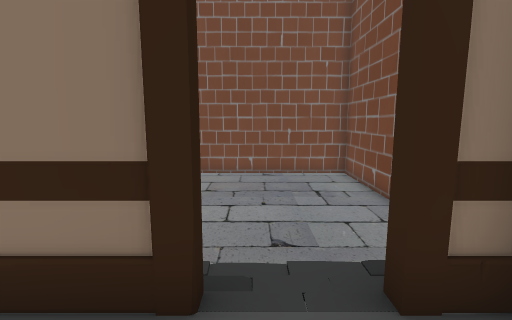
view 1 (above)

23 first-person views from a walk through a scene from a Unity 3-D project. The camera is 1.5 m above the floor, tilts 8° down and sees 85° across. The floor is counted in squares, 1 m on a side. Each view is taken from the middle of a square. On the plan, view 1 faces up. The plan holds only what a view shows up to about 14 squares ahead; the rest is blank. The place goes on beyond the plan. The player is left out. Door leaves are left out, so doorways stand open. Some surface patterns are stand-ins.

view 2
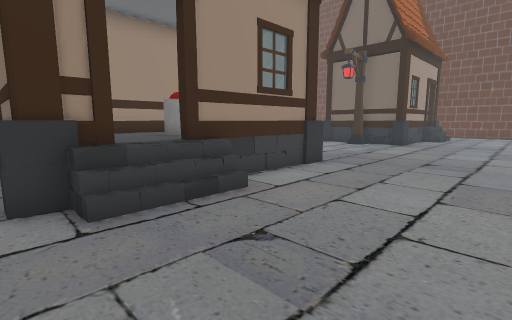

view 3
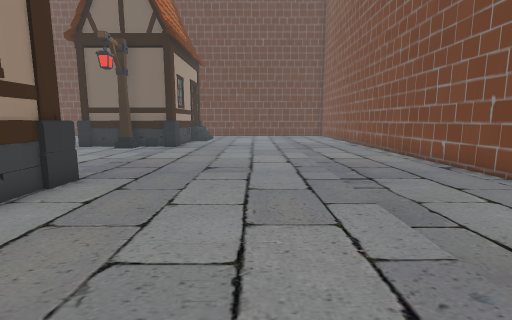

view 4
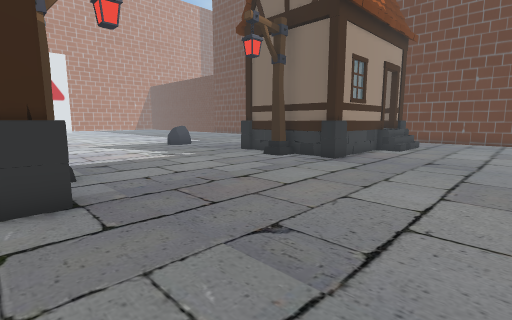

view 5
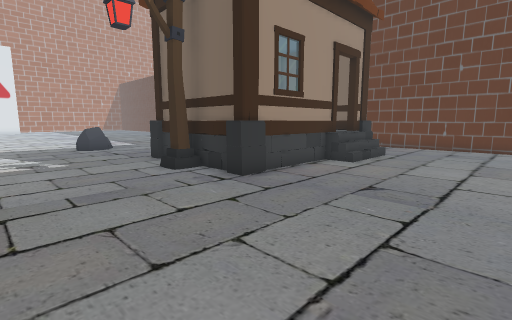

view 6
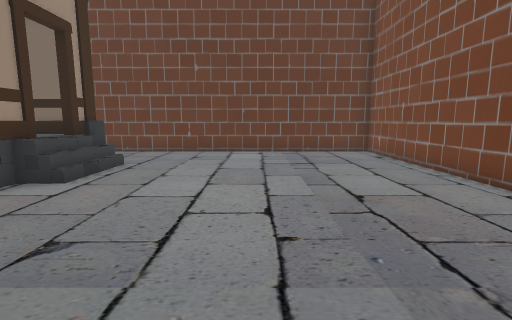

view 7
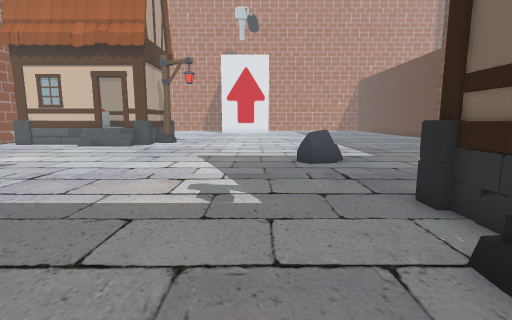

view 8
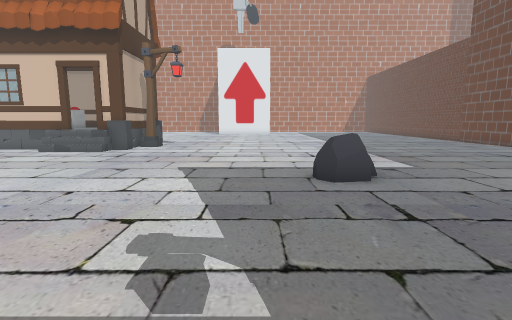

view 9
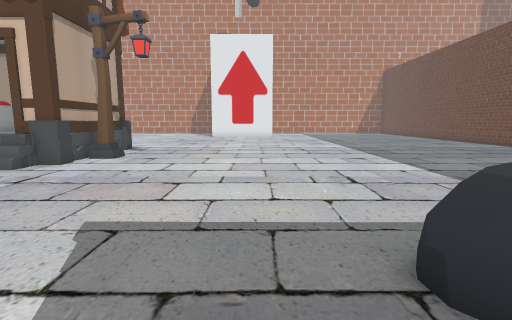

view 10
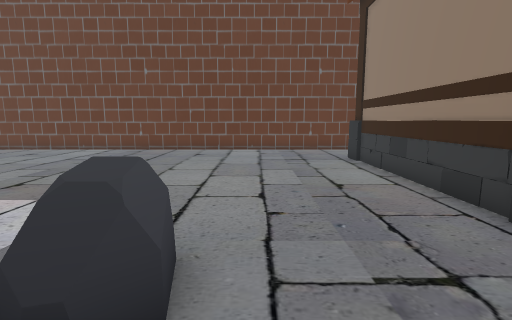

view 11
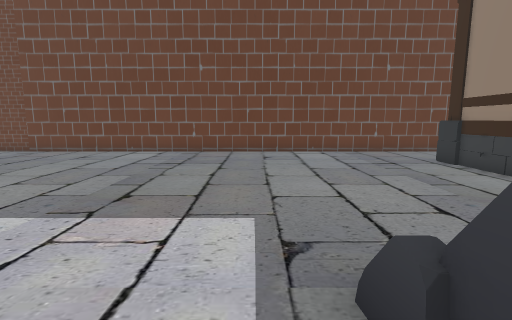

view 12
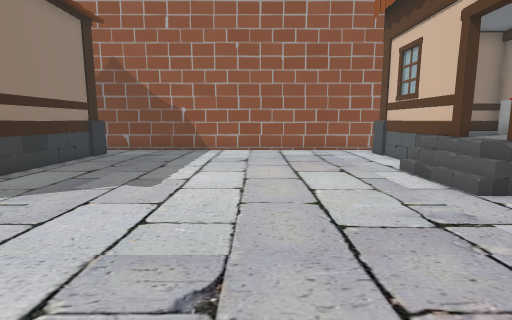

view 13
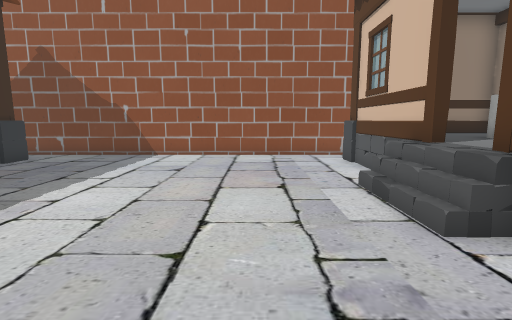

view 14
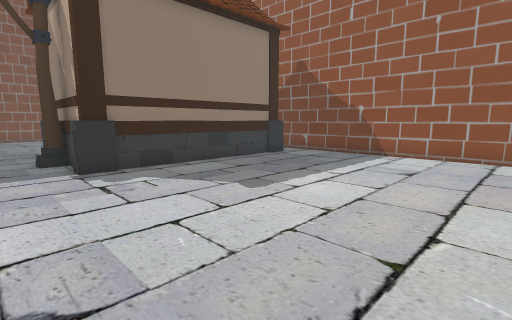

view 15
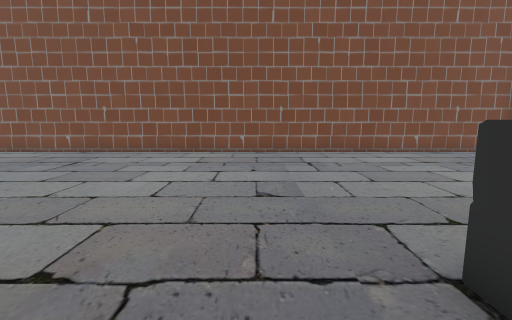

view 16
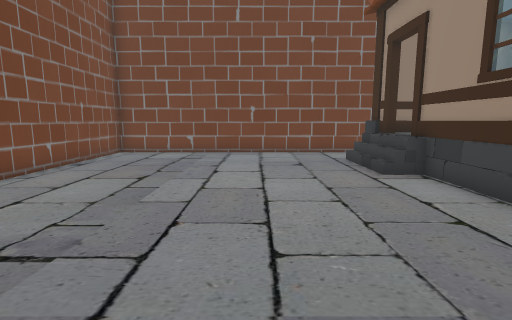

view 17
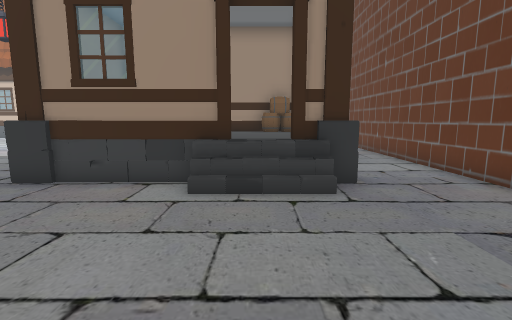

view 18
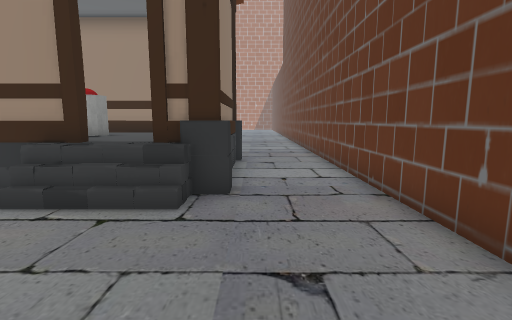

view 19
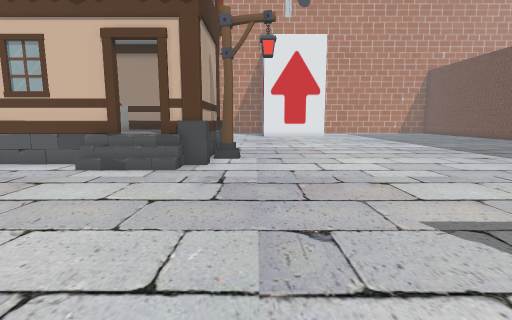

view 20
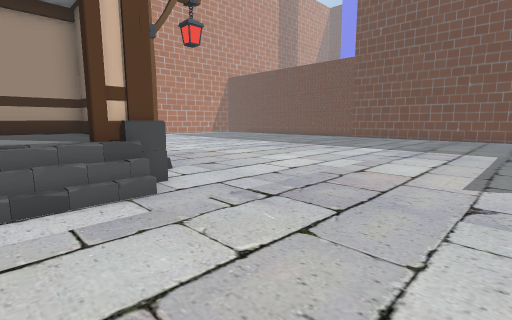

view 21
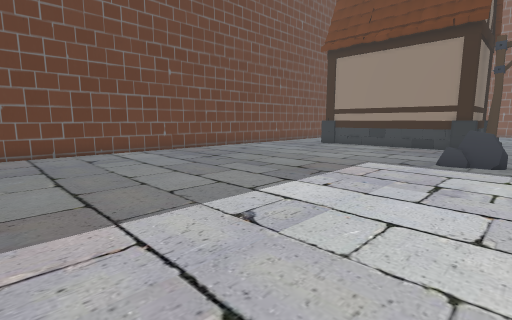

view 22
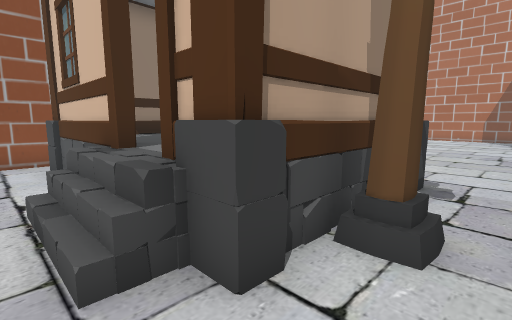

view 23
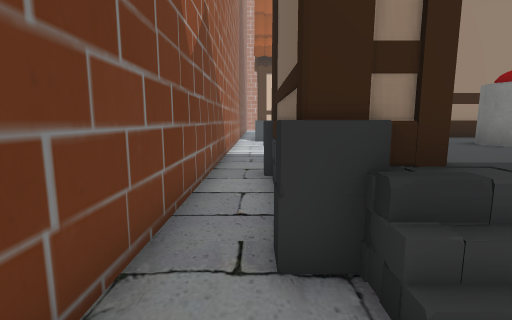

### Floor plan
Key: @ floor where view 1 was taken; # wall or solid block; . main floor; : floor 1 m higher than the main floor; / step, stairs or slope; D open door; H house; L lantern; R rock; C cylinder; B barrel; O other object.
Columns run from 27 left of view 1 to 4 right of it. Each row starts with its distance up from view 1.
 14 ################################
 13 #..............................#
 12 #..............................#
 11 #..............................#
 10 #..............................#
  9 #..............................#
  8 #..............................#
  7 #..............................#
  6 #..............................#
  5 #..............................#
  4 #..............................#
  3 #...////..................///H.#
  2 #...HH HHHHHH........HHHHHH HHH#
  1 #...H      HH........H       H #
  0 #...H   O  HLL.......L   OO@ H #
 -1 #...H   O  HL........L   O   HH#
 -2 #...BBB    HH........H       HH#
 -3 #...BBBHHHHHH........HHHHHHHHHH#
 -4 #..............................#
 -5 #..............................#
 -6 #..............................#
 -7 #..............................#
 -8 #...........RR.................#
 -9 #...........RR.................#
-10 #..............................#
-11 #..............................#
-12 #..............................#
-13 #..............................#
-14 #..............................#
-15 #......................  H.....#
-16 #.....................HHDHHHHHH#
-17 #....................LHH:HHHHHH
-18 #....................LHHHHCHHH
-19 #.....................HHHHCCHHH
-20 #.....................HHHHHHHHH

Positions as (right, up) in squares from view 1, and headings:
1: (0, 0), facing up
2: (3, 8), facing down-left
3: (1, 7), facing left
4: (-5, 8), facing down-left
5: (-10, 8), facing down-left
6: (-13, 8), facing left
7: (-12, 2), facing down
8: (-12, -1), facing down
9: (-12, -6), facing down
10: (-12, -7), facing left
11: (-13, -10), facing left
12: (-10, -10), facing right
13: (-8, -12), facing right
14: (-8, -12), facing up-right
15: (-8, 0), facing up
16: (-9, 7), facing right
17: (-21, 9), facing down
18: (-24, 8), facing down
19: (-7, -6), facing down
20: (-2, -9), facing down-left
21: (-13, -20), facing up-left
22: (-7, -14), facing down-right
23: (3, 5), facing down
